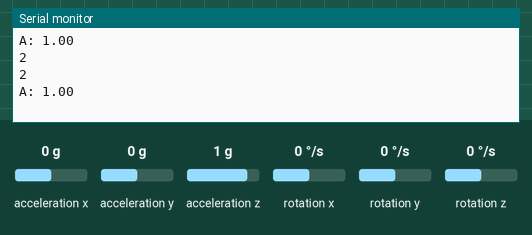
Bench run of a sketch on a simulated ESP8266 (NodeMCU). On the bench: the last lines printed to the serial monitor. Wiring (inferred from the names in the program): MPU-6050 motion sensor at I2C address 0x68. Inputs (shaded band) come from the test bench; at power-on: acceleration x 0 g, acceleration y 0 g, acceleration z 1 g, rotation x 0 °/s, rotation y 0 °/s, rotation z 0 °/s. WiFi joins after 1.5 s; servers stay silent unless stated; uploads are accepted with an empty reply.

Above: at 1.3 s.
1.4 s: acceleration x set to -1.4 g
At 2.7 s:
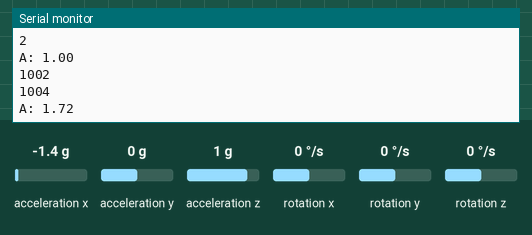
2.9 s: acceleration y set to -1.4 g
At 4.3 s:
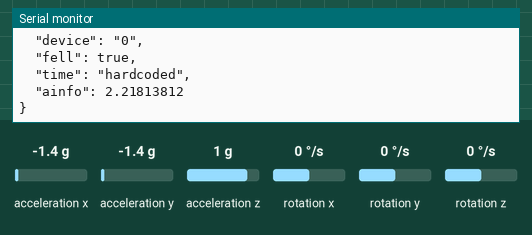
4.6 s: acceleration z set to -1.4 g
At 5.7 s:
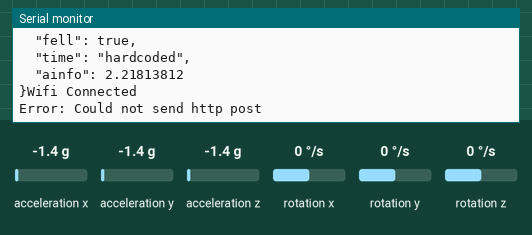
Timing chart, 0 to 7.6 s (numbered marks = the images above; inputs shaded):
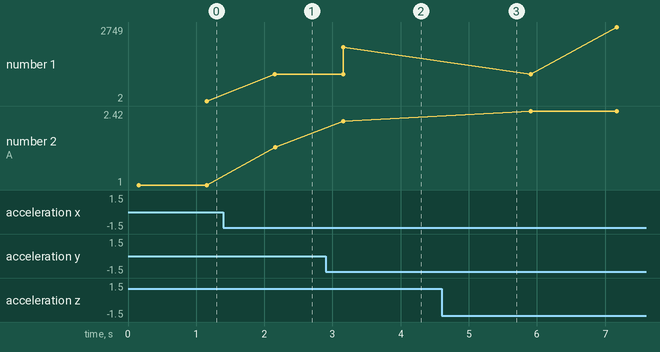

The sketch:

bracelet_interface.ino.ino
```cpp
#include <Wire.h>
#include <Arduino.h>
#include <ESP8266WiFi.h>
#include <ESP8266WiFiMulti.h>
#include <WiFiUdp.h>
#include <ESP8266HTTPClient.h>
#include <ArduinoJson.h>
#include <NTPClient.h>

#define myID "0"
#define URL "http://172.29.9.87:1323/info/"
#define ACCLIMIT 2
#define NTP_OFFSET   60 * 60      // In seconds
#define NTP_INTERVAL 60 * 1000    // In miliseconds
#define NTP_ADDRESS  "europe.pool.ntp.org"

// MPU6050 Slave Device Address
const uint8_t MPU6050SlaveAddress = 0x68;
// Select SDA and SCL pins for I2C communication
const uint8_t scl = D6;
const uint8_t sda = D7;
// Sensitivity scale factor respective to full scale setting provided in datasheet
const uint16_t AccelScaleFactor = 16384;
const uint16_t GyroScaleFactor = 131;
// MPU6050 few configuration register addresses
const uint8_t MPU6050_REGISTER_SMPLRT_DIV   =  0x19;
const uint8_t MPU6050_REGISTER_USER_CTRL    =  0x6A;
const uint8_t MPU6050_REGISTER_PWR_MGMT_1   =  0x6B;
const uint8_t MPU6050_REGISTER_PWR_MGMT_2   =  0x6C;
const uint8_t MPU6050_REGISTER_CONFIG       =  0x1A;
const uint8_t MPU6050_REGISTER_GYRO_CONFIG  =  0x1B;
const uint8_t MPU6050_REGISTER_ACCEL_CONFIG =  0x1C;
const uint8_t MPU6050_REGISTER_FIFO_EN      =  0x23;
const uint8_t MPU6050_REGISTER_INT_ENABLE   =  0x38;
const uint8_t MPU6050_REGISTER_ACCEL_XOUT_H =  0x3B;
const uint8_t MPU6050_REGISTER_SIGNAL_PATH_RESET  = 0x68;

ESP8266WiFiMulti WiFiMulti;
WiFiUDP ntpUDP;
NTPClient timeClient(ntpUDP, NTP_ADDRESS, NTP_OFFSET, NTP_INTERVAL);
int16_t AccelX, AccelY, AccelZ;
StaticJsonBuffer<200> jsonBuffer; // 200 bytes
JsonObject& root = jsonBuffer.createObject();
double Ax, Ay, Az, A;
unsigned long sum_tp, tp, last_time;
bool fell;
int httpCode;

void setup() {

    Serial.begin(9600);
    Wire.begin(sda, scl);
    MPU6050_Init();
    WiFi.mode(WIFI_STA);
    WiFiMulti.addAP("Hack for Good", "hackforgood2018");
    last_time = millis();
}

void loop() {

    Read_RawValue(MPU6050SlaveAddress, MPU6050_REGISTER_ACCEL_XOUT_H);
    Ax = (double)AccelX/AccelScaleFactor;
    Ay = (double)AccelY/AccelScaleFactor;
    Az = (double)AccelZ/AccelScaleFactor;

    A = (double)sqrt(Ax * Ax + Ay * Ay + Az * Az);
    tp = millis() - last_time;
    last_time = millis();
    Serial.print("A: "); Serial.println(A);

    // Detects spike
    if (A >= ACCLIMIT){
        fell = true;
        root["device"] = myID;
        root["fell"] = fell;
        root["time"] = "hardcoded";
        //root["time"] = timeClient.getFormattedTime();
        root["ainfo"] = A;
        root.prettyPrintTo(Serial);
        httpCode = sendToServer(root);
        if(httpCode != HTTP_CODE_OK || httpCode != HTTP_CODE_CREATED)
          Serial.println("Error: Could not send http post");
        sum_tp = 0;
    }

    if(sum_tp >= 30000) {
        root["device"] = myID;
        root["fell"] = fell;
        root["time"] = "hardcoded";
        //root["time"] = timeClient.getFormattedTime();
        root["ainfo"] = A;
        root.prettyPrintTo(Serial);
        httpCode = sendToServer(root);
        if(httpCode != HTTP_CODE_OK || httpCode != HTTP_CODE_CREATED)
          Serial.println("Error: Could not send http post");
        sum_tp = 0;
    }

   delay(1000);
   Serial.println(tp);
   sum_tp += tp;
   Serial.println(sum_tp);
   fell = false;
}

int sendToServer(JsonObject& root) {
  HTTPClient http;
  int httpCode;
  String jsonStr;
  String id(myID);
  String url(URL);
  if((WiFiMulti.run() == WL_CONNECTED)) {
    Serial.println("Wifi Connected");
    http.begin(url+id);
    root.printTo(jsonStr);
    http.addHeader("Content-Type", "application/json");
    httpCode = http.POST(jsonStr);
    http.end();
  }
  return httpCode;
}

void I2C_Write(uint8_t deviceAddress, uint8_t regAddress, uint8_t data){
  Wire.beginTransmission(deviceAddress);
  Wire.write(regAddress);
  Wire.write(data);
  Wire.endTransmission();
}

// read all 14 register
void Read_RawValue(uint8_t deviceAddress, uint8_t regAddress){
  Wire.beginTransmission(deviceAddress);
  Wire.write(regAddress);
  Wire.endTransmission();
  Wire.requestFrom(deviceAddress, (uint8_t)14);
  AccelX = (((int16_t)Wire.read()<<8) | Wire.read());
  AccelY = (((int16_t)Wire.read()<<8) | Wire.read());
  AccelZ = (((int16_t)Wire.read()<<8) | Wire.read());
}

//configure MPU6050
void MPU6050_Init(){
  delay(150);
  I2C_Write(MPU6050SlaveAddress, MPU6050_REGISTER_SMPLRT_DIV, 0x07);
  I2C_Write(MPU6050SlaveAddress, MPU6050_REGISTER_PWR_MGMT_1, 0x01);
  I2C_Write(MPU6050SlaveAddress, MPU6050_REGISTER_PWR_MGMT_2, 0x00);
  I2C_Write(MPU6050SlaveAddress, MPU6050_REGISTER_CONFIG, 0x00);
  I2C_Write(MPU6050SlaveAddress, MPU6050_REGISTER_GYRO_CONFIG, 0x00);//set +/-250 degree/second full scale
  I2C_Write(MPU6050SlaveAddress, MPU6050_REGISTER_ACCEL_CONFIG, 0x00);// set +/- 2g full scale
  I2C_Write(MPU6050SlaveAddress, MPU6050_REGISTER_FIFO_EN, 0x00);
  I2C_Write(MPU6050SlaveAddress, MPU6050_REGISTER_INT_ENABLE, 0x01);
  I2C_Write(MPU6050SlaveAddress, MPU6050_REGISTER_SIGNAL_PATH_RESET, 0x00);
  I2C_Write(MPU6050SlaveAddress, MPU6050_REGISTER_USER_CTRL, 0x00);
}
```

Measured:
- after the input at 1.4 s, the serial monitor: prints a new line after 0.76 s (image 1)
- after the input at 2.9 s, the serial monitor: prints a new line after 0.26 s (image 2)
- plotted number 1: 2005 → 1263 after the input at 4.6 s
- plotted number 2: 1 → 1.72 after the input at 1.4 s, 1.72 → 2.22 after the input at 2.9 s, 2.22 → 2.42 after the input at 4.6 s
